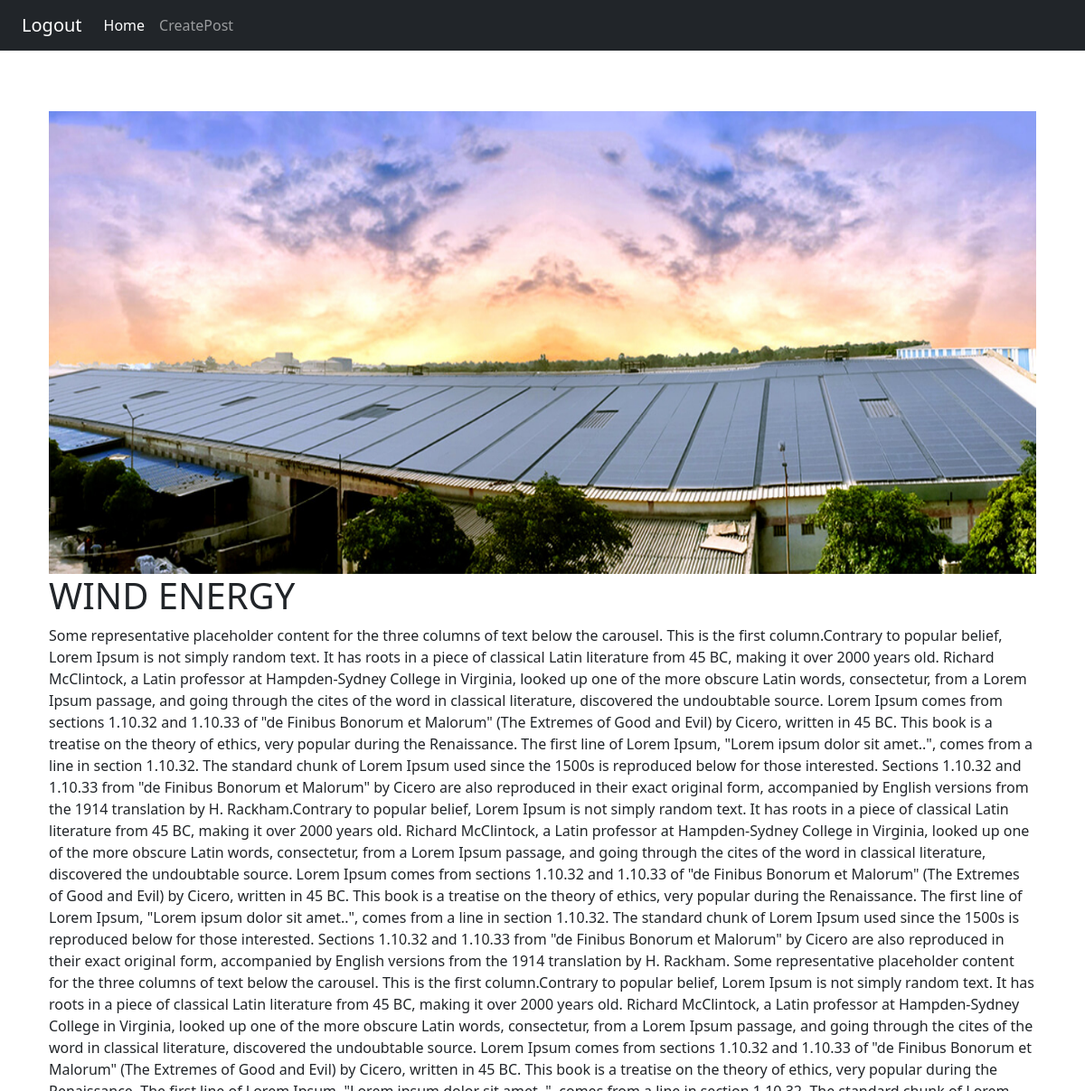
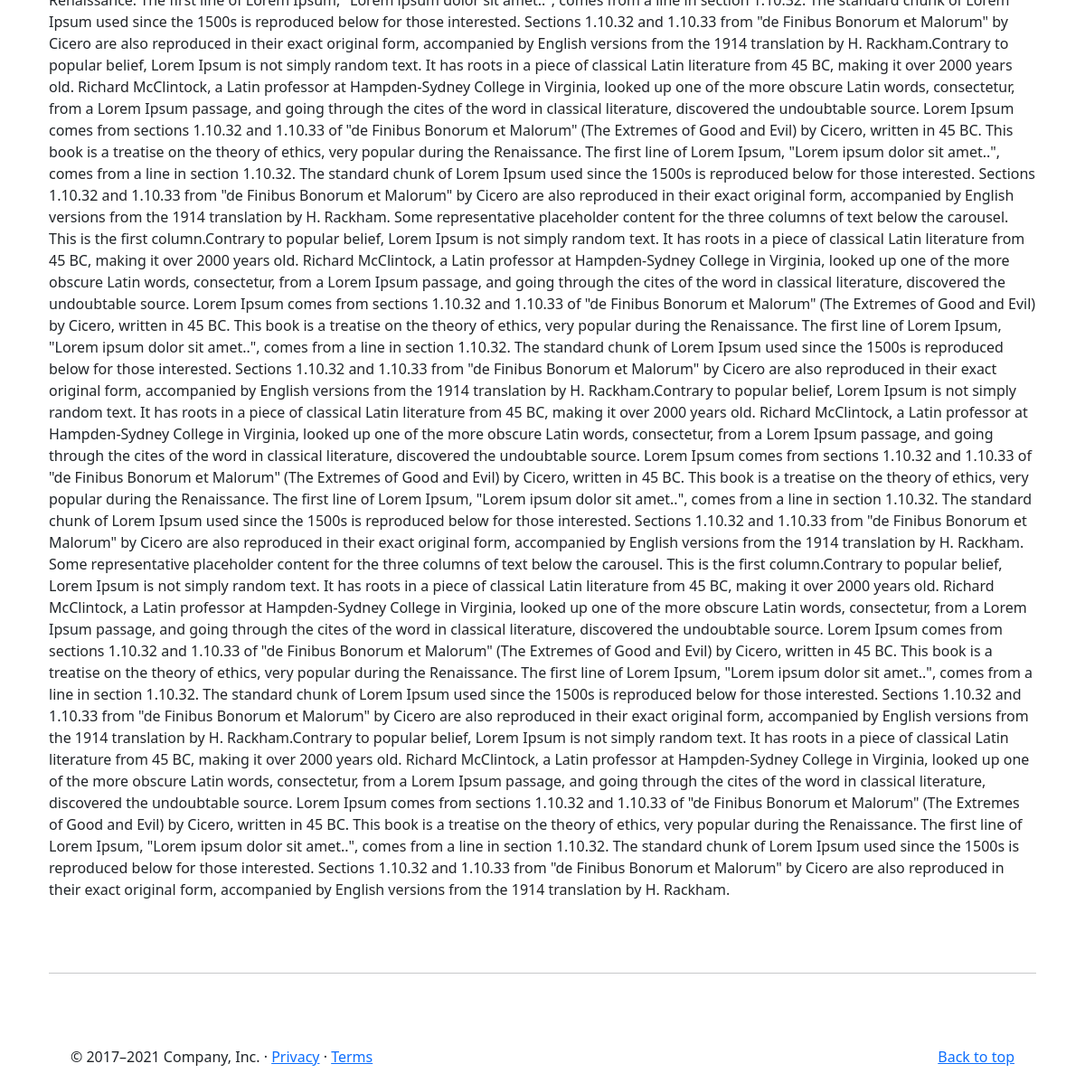
Screenshot of /moredetailes/2/ with the database file from the repository (2 pictures, top to bottom).
### myapp/models.py (models this page shows)
class Post_image(models.Model):
    post=models.ForeignKey(Post,default=None,on_delete=models.CASCADE)
    image=models.ImageField(upload_to='images/')

class Post(models.Model):
    posttitle=models.CharField(max_length=100)
    disc=models.CharField(max_length=10000)
    image=models.ImageField(blank=True)

### myapp/views.py (the view)
# urls.py: path('moredetailes/<int:id>/',views.moredetailes,name='moredetailes'),
def moredetailes(request,id):
    more=Post.objects.get(id=id)
    photos=Post_image.objects.all
    return render(request,'moreabout.html',{'photos':photos,'more':more})

### templates/moreabout.html (shortened to what this page needs)
{% include 'header.html' %}
<link href="https://cdn.jsdelivr.net/npm/bootstrap@5.0.1/dist/css/bootstrap.min.css" rel="stylesheet">
<div class="container">
<div id="carouselExampleSlidesOnly" class="carousel slide" data-bs-ride="carousel">
  <div class="carousel-inner">
    {% for p in photos %}
    <div class="carousel-item {% if forloop.counter0 == 0 %}active{% endif %}">
      <img src="{{ p.image.url }}" class="d-block w-100" alt="...">
    </div>
    {% endfor %}
  </div>
  <h1>{{ more.posttitle }}</h1>
  <p>{{ more.disc }}</p>
  <hr class="featurette-divider">
</div>
  {% include 'footer.html' %}
  </div>

### templates/moreabout.html (style rules this page uses)
.container { margin-top:75px; }

### templates/header.html (style rules this page uses)
body { padding-top: 3rem; padding-bottom: 3rem; color: #5a5a5a; }
.carousel { margin-bottom: 4rem; }
.carousel-item { height: 32rem; }
.carousel-item > img { position: absolute; top: 0; left: 0; min-width: 100%; height: 32rem; }
.featurette-divider { margin: 5rem 0; }

### rows the page displays
Post_image: image (picture)
Post: posttitle "WIND ENERGY", disc "Some representative placeholder content for the three columns of text below the carousel. This is the first column.Contrary to popular belief, Lorem Ipsum is not simply random text. It has roots in a piece of classical Latin literature from 45 BC, making it over 2000 years old. Richard McClintock, a Latin professor at Hampden-Sydney College in Virginia, looked up one of the more obscure Latin words, consectetur, from a Lorem Ipsum passage, and going through the cites of the word in classical literature, discovered the undoubtable source. Lorem Ipsum comes from sections 1.10.32 and 1.10.33 of \"de Finibus Bonorum et Malorum\" (The Extremes of Good and Evil) by Cicero, written in 45 BC. This…"
